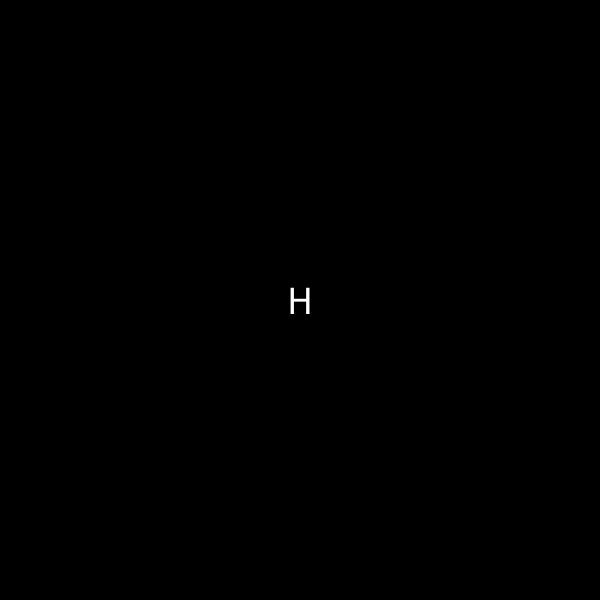
Frame 1 (no input)
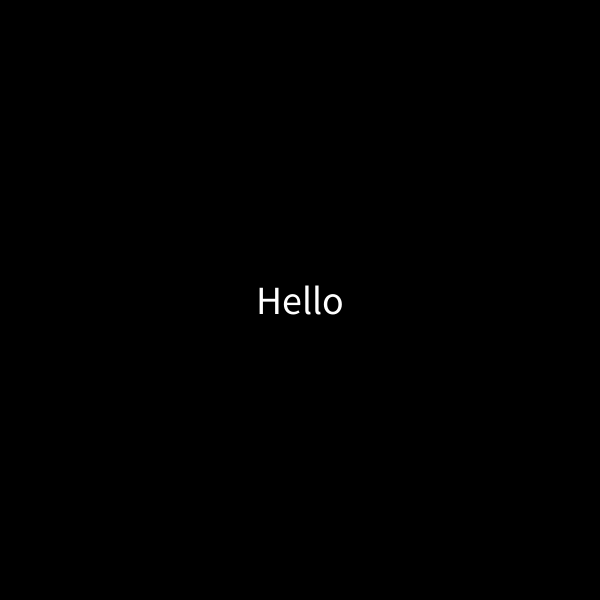
Frame 60 (the mouse pressed at the canvas centre just before this capture)
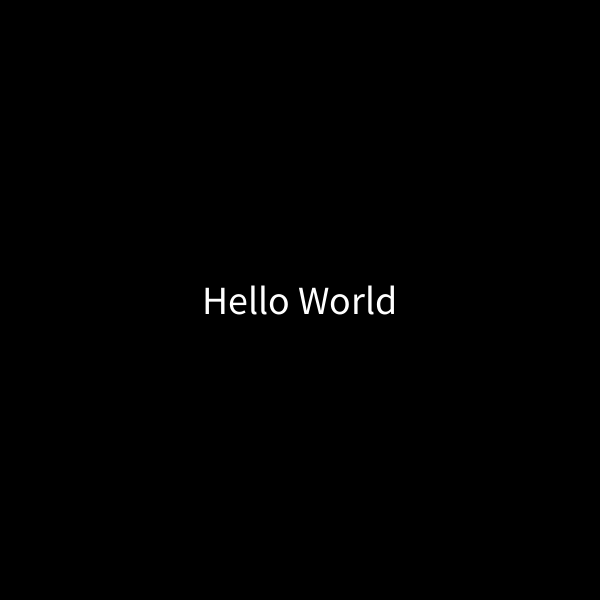
Frame 120 (the mouse held since frame 60 and released just before this capture)

The Processing sketch that drew these frames (run headless with seeded random() and noise(); from frame 60 on, the mouse is pressed at the canvas centre):

// Processing sketch: typeText
// ── typeText.pde

public String text = "Hello World!\nHello World!\nHello World!\nHello World!";

public int nextDelay = 0;

public int timeElapse = 0;
public String displayText = "";
public int index = 0;

public void settings(){
  size(600, 600);
}

public void setup(){
  textSize(40);
  textAlign(CENTER, CENTER);
}

public void draw(){
  if(millis()-timeElapse > nextDelay && index<text.length()){
    displayText += text.charAt(index);
    index++;
    timeElapse = millis();
    nextDelay = (int)(random(100,300));
  }
  background(0);
  fill(255);
  text(displayText, width/2, height/2);
}
